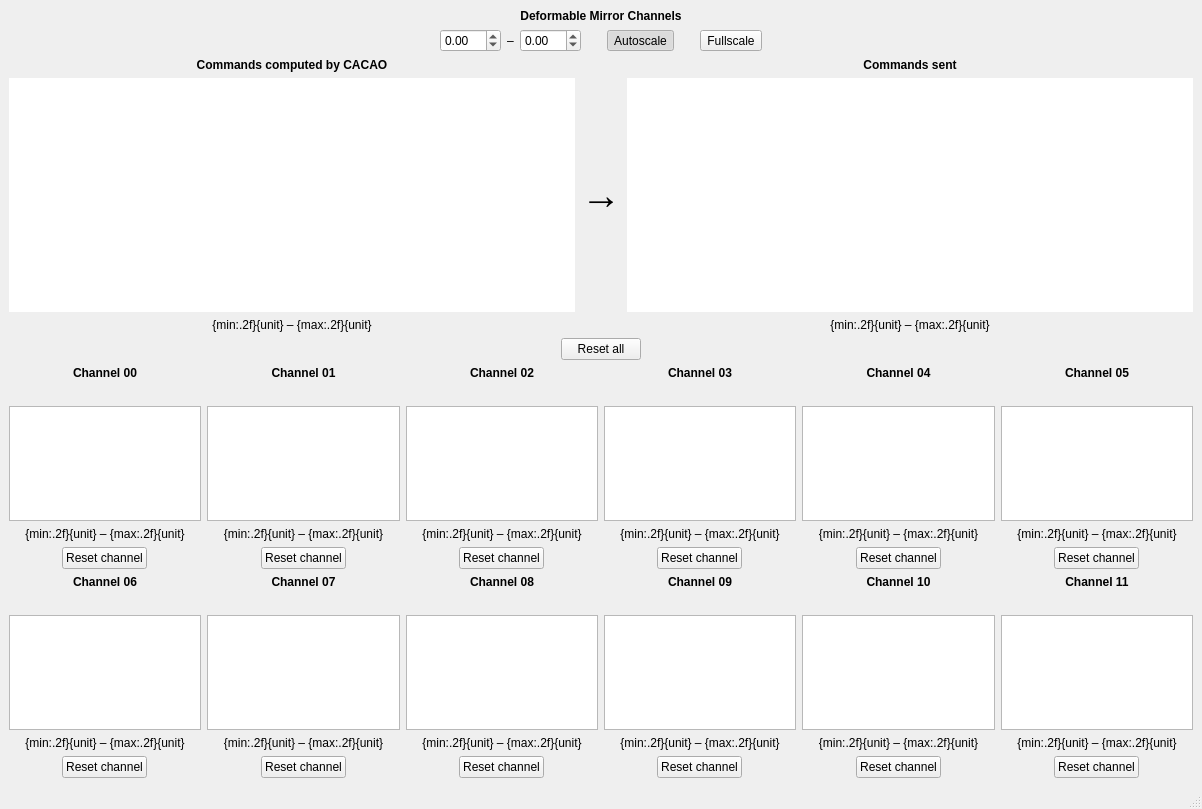
<?xml version="1.0" encoding="UTF-8"?>
<ui version="4.0">
 <class>DMChannelsWindow</class>
 <widget class="QMainWindow" name="DMChannelsWindow">
  <property name="geometry">
   <rect>
    <x>0</x>
    <y>0</y>
    <width>1202</width>
    <height>809</height>
   </rect>
  </property>
  <property name="windowTitle">
   <string>Deformable Mirror Channels - KalAO</string>
  </property>
  <widget class="QWidget" name="centralwidget">
   <layout class="QVBoxLayout" name="verticalLayout" stretch="0,0,2,0,3">
    <item>
     <widget class="QLabel" name="title_label">
      <property name="font">
       <font>
        <bold>true</bold>
       </font>
      </property>
      <property name="text">
       <string>Deformable Mirror Channels</string>
      </property>
      <property name="alignment">
       <set>Qt::AlignmentFlag::AlignCenter</set>
      </property>
     </widget>
    </item>
    <item>
     <layout class="QHBoxLayout" name="scale_layout">
      <item>
       <spacer name="horizontalSpacer">
        <property name="orientation">
         <enum>Qt::Orientation::Horizontal</enum>
        </property>
        <property name="sizeHint" stdset="0">
         <size>
          <width>40</width>
          <height>20</height>
         </size>
        </property>
       </spacer>
      </item>
      <item>
       <widget class="KScaledDoubleSpinbox" name="min_spinbox">
        <property name="keyboardTracking">
         <bool>false</bool>
        </property>
        <property name="decimals">
         <number>2</number>
        </property>
        <property name="minimum">
         <double>-99.000000000000000</double>
        </property>
        <property name="maximum">
         <double>99.000000000000000</double>
        </property>
        <property name="singleStep">
         <double>0.100000000000000</double>
        </property>
       </widget>
      </item>
      <item>
       <widget class="QLabel" name="minmax_label">
        <property name="text">
         <string>–</string>
        </property>
       </widget>
      </item>
      <item>
       <widget class="KScaledDoubleSpinbox" name="max_spinbox">
        <property name="keyboardTracking">
         <bool>false</bool>
        </property>
        <property name="decimals">
         <number>2</number>
        </property>
        <property name="minimum">
         <double>-99.000000000000000</double>
        </property>
        <property name="maximum">
         <double>99.000000000000000</double>
        </property>
        <property name="singleStep">
         <double>0.100000000000000</double>
        </property>
       </widget>
      </item>
      <item>
       <spacer name="horizontalSpacer_3">
        <property name="orientation">
         <enum>Qt::Orientation::Horizontal</enum>
        </property>
        <property name="sizeType">
         <enum>QSizePolicy::Policy::Maximum</enum>
        </property>
        <property name="sizeHint" stdset="0">
         <size>
          <width>20</width>
          <height>20</height>
         </size>
        </property>
       </spacer>
      </item>
      <item>
       <widget class="QToolButton" name="autoscale_button">
        <property name="sizePolicy">
         <sizepolicy hsizetype="Minimum" vsizetype="Fixed">
          <horstretch>0</horstretch>
          <verstretch>0</verstretch>
         </sizepolicy>
        </property>
        <property name="text">
         <string>Autoscale</string>
        </property>
        <property name="checkable">
         <bool>true</bool>
        </property>
        <property name="checked">
         <bool>true</bool>
        </property>
       </widget>
      </item>
      <item>
       <spacer name="horizontalSpacer_4">
        <property name="orientation">
         <enum>Qt::Orientation::Horizontal</enum>
        </property>
        <property name="sizeType">
         <enum>QSizePolicy::Policy::Maximum</enum>
        </property>
        <property name="sizeHint" stdset="0">
         <size>
          <width>20</width>
          <height>20</height>
         </size>
        </property>
       </spacer>
      </item>
      <item>
       <widget class="QToolButton" name="fullscale_button">
        <property name="sizePolicy">
         <sizepolicy hsizetype="Minimum" vsizetype="Fixed">
          <horstretch>0</horstretch>
          <verstretch>0</verstretch>
         </sizepolicy>
        </property>
        <property name="text">
         <string>Fullscale</string>
        </property>
        <property name="checkable">
         <bool>true</bool>
        </property>
       </widget>
      </item>
      <item>
       <spacer name="horizontalSpacer_5">
        <property name="orientation">
         <enum>Qt::Orientation::Horizontal</enum>
        </property>
        <property name="sizeHint" stdset="0">
         <size>
          <width>40</width>
          <height>20</height>
         </size>
        </property>
       </spacer>
      </item>
     </layout>
    </item>
    <item>
     <layout class="QGridLayout" name="gridLayout">
      <item row="1" column="2">
       <widget class="KImageViewer" name="commands_view">
        <property name="enabled">
         <bool>true</bool>
        </property>
        <property name="frameShape">
         <enum>QFrame::Shape::NoFrame</enum>
        </property>
        <property name="verticalScrollBarPolicy">
         <enum>Qt::ScrollBarPolicy::ScrollBarAlwaysOff</enum>
        </property>
        <property name="horizontalScrollBarPolicy">
         <enum>Qt::ScrollBarPolicy::ScrollBarAlwaysOff</enum>
        </property>
        <property name="sizeAdjustPolicy">
         <enum>QAbstractScrollArea::SizeAdjustPolicy::AdjustToContents</enum>
        </property>
       </widget>
      </item>
      <item row="0" column="2">
       <widget class="QLabel" name="commands_label">
        <property name="font">
         <font>
          <bold>true</bold>
         </font>
        </property>
        <property name="text">
         <string>Commands sent</string>
        </property>
        <property name="alignment">
         <set>Qt::AlignmentFlag::AlignCenter</set>
        </property>
       </widget>
      </item>
      <item row="0" column="0">
       <widget class="QLabel" name="dm_label">
        <property name="font">
         <font>
          <bold>true</bold>
         </font>
        </property>
        <property name="text">
         <string>Commands computed by CACAO</string>
        </property>
        <property name="alignment">
         <set>Qt::AlignmentFlag::AlignCenter</set>
        </property>
       </widget>
      </item>
      <item row="1" column="0">
       <widget class="KImageViewer" name="dm_view">
        <property name="enabled">
         <bool>true</bool>
        </property>
        <property name="frameShape">
         <enum>QFrame::Shape::NoFrame</enum>
        </property>
        <property name="verticalScrollBarPolicy">
         <enum>Qt::ScrollBarPolicy::ScrollBarAlwaysOff</enum>
        </property>
        <property name="horizontalScrollBarPolicy">
         <enum>Qt::ScrollBarPolicy::ScrollBarAlwaysOff</enum>
        </property>
        <property name="sizeAdjustPolicy">
         <enum>QAbstractScrollArea::SizeAdjustPolicy::AdjustToContents</enum>
        </property>
       </widget>
      </item>
      <item row="1" column="1">
       <widget class="QLabel" name="arrow_label">
        <property name="font">
         <font>
          <pointsize>30</pointsize>
          <bold>false</bold>
         </font>
        </property>
        <property name="text">
         <string>→</string>
        </property>
        <property name="margin">
         <number>10</number>
        </property>
       </widget>
      </item>
      <item row="2" column="0">
       <widget class="KLabel" name="stroke_label_dm">
        <property name="text">
         <string>{min:.2f}{unit} – {max:.2f}{unit}</string>
        </property>
        <property name="alignment">
         <set>Qt::AlignmentFlag::AlignCenter</set>
        </property>
       </widget>
      </item>
      <item row="2" column="2">
       <widget class="KLabel" name="stroke_label_commands">
        <property name="text">
         <string>{min:.2f}{unit} – {max:.2f}{unit}</string>
        </property>
        <property name="alignment">
         <set>Qt::AlignmentFlag::AlignCenter</set>
        </property>
       </widget>
      </item>
     </layout>
    </item>
    <item alignment="Qt::AlignmentFlag::AlignHCenter">
     <widget class="QPushButton" name="reset_all_button">
      <property name="sizePolicy">
       <sizepolicy hsizetype="Fixed" vsizetype="Fixed">
        <horstretch>0</horstretch>
        <verstretch>0</verstretch>
       </sizepolicy>
      </property>
      <property name="text">
       <string>Reset all</string>
      </property>
      <property name="icon">
       <iconset resource="../assets.qrc">
        <normaloff>:/assets/icons/refreshstructure.svg</normaloff>:/assets/icons/refreshstructure.svg</iconset>
      </property>
     </widget>
    </item>
    <item>
     <layout class="QGridLayout" name="channels_layout">
      <item row="0" column="3">
       <layout class="QVBoxLayout" name="layout_03">
        <item>
         <widget class="QLabel" name="label_03">
          <property name="font">
           <font>
            <bold>true</bold>
           </font>
          </property>
          <property name="text">
           <string>Channel 03</string>
          </property>
          <property name="alignment">
           <set>Qt::AlignmentFlag::AlignCenter</set>
          </property>
         </widget>
        </item>
        <item>
         <widget class="QLabel" name="info_label_03">
          <property name="text">
           <string/>
          </property>
          <property name="alignment">
           <set>Qt::AlignmentFlag::AlignCenter</set>
          </property>
         </widget>
        </item>
        <item>
         <widget class="KImageViewer" name="view_03"/>
        </item>
        <item>
         <widget class="KLabel" name="stroke_label_03">
          <property name="text">
           <string>{min:.2f}{unit} – {max:.2f}{unit}</string>
          </property>
          <property name="alignment">
           <set>Qt::AlignmentFlag::AlignCenter</set>
          </property>
         </widget>
        </item>
        <item alignment="Qt::AlignmentFlag::AlignHCenter">
         <widget class="QPushButton" name="reset_button_03">
          <property name="sizePolicy">
           <sizepolicy hsizetype="Fixed" vsizetype="Fixed">
            <horstretch>0</horstretch>
            <verstretch>0</verstretch>
           </sizepolicy>
          </property>
          <property name="text">
           <string>Reset channel</string>
          </property>
          <property name="icon">
           <iconset resource="../assets.qrc">
            <normaloff>:/assets/icons/refreshstructure.svg</normaloff>:/assets/icons/refreshstructure.svg</iconset>
          </property>
         </widget>
        </item>
       </layout>
      </item>
      <item row="0" column="5">
       <layout class="QVBoxLayout" name="layout_05">
        <item>
         <widget class="QLabel" name="label_05">
          <property name="font">
           <font>
            <bold>true</bold>
           </font>
          </property>
          <property name="text">
           <string>Channel 05</string>
          </property>
          <property name="alignment">
           <set>Qt::AlignmentFlag::AlignCenter</set>
          </property>
         </widget>
        </item>
        <item>
         <widget class="QLabel" name="info_label_05">
          <property name="text">
           <string/>
          </property>
          <property name="alignment">
           <set>Qt::AlignmentFlag::AlignCenter</set>
          </property>
         </widget>
        </item>
        <item>
         <widget class="KImageViewer" name="view_05"/>
        </item>
        <item>
         <widget class="KLabel" name="stroke_label_05">
          <property name="text">
           <string>{min:.2f}{unit} – {max:.2f}{unit}</string>
          </property>
          <property name="alignment">
           <set>Qt::AlignmentFlag::AlignCenter</set>
          </property>
         </widget>
        </item>
        <item alignment="Qt::AlignmentFlag::AlignHCenter">
         <widget class="QPushButton" name="reset_button_05">
          <property name="sizePolicy">
           <sizepolicy hsizetype="Fixed" vsizetype="Fixed">
            <horstretch>0</horstretch>
            <verstretch>0</verstretch>
           </sizepolicy>
          </property>
          <property name="text">
           <string>Reset channel</string>
          </property>
          <property name="icon">
           <iconset resource="../assets.qrc">
            <normaloff>:/assets/icons/refreshstructure.svg</normaloff>:/assets/icons/refreshstructure.svg</iconset>
          </property>
         </widget>
        </item>
       </layout>
      </item>
      <item row="0" column="2">
       <layout class="QVBoxLayout" name="layout_02">
        <item>
         <widget class="QLabel" name="label_02">
          <property name="font">
           <font>
            <bold>true</bold>
           </font>
          </property>
          <property name="text">
           <string>Channel 02</string>
          </property>
          <property name="alignment">
           <set>Qt::AlignmentFlag::AlignCenter</set>
          </property>
         </widget>
        </item>
        <item>
         <widget class="QLabel" name="info_label_02">
          <property name="text">
           <string/>
          </property>
          <property name="alignment">
           <set>Qt::AlignmentFlag::AlignCenter</set>
          </property>
         </widget>
        </item>
        <item>
         <widget class="KImageViewer" name="view_02"/>
        </item>
        <item>
         <widget class="KLabel" name="stroke_label_02">
          <property name="text">
           <string>{min:.2f}{unit} – {max:.2f}{unit}</string>
          </property>
          <property name="alignment">
           <set>Qt::AlignmentFlag::AlignCenter</set>
          </property>
         </widget>
        </item>
        <item alignment="Qt::AlignmentFlag::AlignHCenter">
         <widget class="QPushButton" name="reset_button_02">
          <property name="sizePolicy">
           <sizepolicy hsizetype="Fixed" vsizetype="Fixed">
            <horstretch>0</horstretch>
            <verstretch>0</verstretch>
           </sizepolicy>
          </property>
          <property name="text">
           <string>Reset channel</string>
          </property>
          <property name="icon">
           <iconset resource="../assets.qrc">
            <normaloff>:/assets/icons/refreshstructure.svg</normaloff>:/assets/icons/refreshstructure.svg</iconset>
          </property>
         </widget>
        </item>
       </layout>
      </item>
      <item row="0" column="0">
       <layout class="QVBoxLayout" name="layout_00">
        <item>
         <widget class="QLabel" name="label_00">
          <property name="font">
           <font>
            <bold>true</bold>
           </font>
          </property>
          <property name="text">
           <string>Channel 00</string>
          </property>
          <property name="alignment">
           <set>Qt::AlignmentFlag::AlignCenter</set>
          </property>
         </widget>
        </item>
        <item>
         <widget class="QLabel" name="info_label_00">
          <property name="text">
           <string/>
          </property>
          <property name="alignment">
           <set>Qt::AlignmentFlag::AlignCenter</set>
          </property>
         </widget>
        </item>
        <item>
         <widget class="KImageViewer" name="view_00"/>
        </item>
        <item>
         <widget class="KLabel" name="stroke_label_00">
          <property name="text">
           <string>{min:.2f}{unit} – {max:.2f}{unit}</string>
          </property>
          <property name="alignment">
           <set>Qt::AlignmentFlag::AlignCenter</set>
          </property>
         </widget>
        </item>
        <item alignment="Qt::AlignmentFlag::AlignHCenter">
         <widget class="QPushButton" name="reset_button_00">
          <property name="sizePolicy">
           <sizepolicy hsizetype="Fixed" vsizetype="Fixed">
            <horstretch>0</horstretch>
            <verstretch>0</verstretch>
           </sizepolicy>
          </property>
          <property name="text">
           <string>Reset channel</string>
          </property>
          <property name="icon">
           <iconset resource="../assets.qrc">
            <normaloff>:/assets/icons/refreshstructure.svg</normaloff>:/assets/icons/refreshstructure.svg</iconset>
          </property>
         </widget>
        </item>
       </layout>
      </item>
      <item row="1" column="2">
       <layout class="QVBoxLayout" name="layout_08">
        <item>
         <widget class="QLabel" name="label_08">
          <property name="font">
           <font>
            <bold>true</bold>
           </font>
          </property>
          <property name="text">
           <string>Channel 08</string>
          </property>
          <property name="alignment">
           <set>Qt::AlignmentFlag::AlignCenter</set>
          </property>
         </widget>
        </item>
        <item>
         <widget class="QLabel" name="info_label_08">
          <property name="text">
           <string/>
          </property>
          <property name="alignment">
           <set>Qt::AlignmentFlag::AlignCenter</set>
          </property>
         </widget>
        </item>
        <item>
         <widget class="KImageViewer" name="view_06"/>
        </item>
        <item>
         <widget class="KLabel" name="stroke_label_08">
          <property name="text">
           <string>{min:.2f}{unit} – {max:.2f}{unit}</string>
          </property>
          <property name="alignment">
           <set>Qt::AlignmentFlag::AlignCenter</set>
          </property>
         </widget>
        </item>
        <item alignment="Qt::AlignmentFlag::AlignHCenter">
         <widget class="QPushButton" name="reset_button_08">
          <property name="sizePolicy">
           <sizepolicy hsizetype="Fixed" vsizetype="Fixed">
            <horstretch>0</horstretch>
            <verstretch>0</verstretch>
           </sizepolicy>
          </property>
          <property name="text">
           <string>Reset channel</string>
          </property>
          <property name="icon">
           <iconset resource="../assets.qrc">
            <normaloff>:/assets/icons/refreshstructure.svg</normaloff>:/assets/icons/refreshstructure.svg</iconset>
          </property>
         </widget>
        </item>
       </layout>
      </item>
      <item row="1" column="0">
       <layout class="QVBoxLayout" name="layout_06">
        <item>
         <widget class="QLabel" name="label_06">
          <property name="font">
           <font>
            <bold>true</bold>
           </font>
          </property>
          <property name="text">
           <string>Channel 06</string>
          </property>
          <property name="alignment">
           <set>Qt::AlignmentFlag::AlignCenter</set>
          </property>
         </widget>
        </item>
        <item>
         <widget class="QLabel" name="info_label_06">
          <property name="text">
           <string/>
          </property>
          <property name="alignment">
           <set>Qt::AlignmentFlag::AlignCenter</set>
          </property>
         </widget>
        </item>
        <item>
         <widget class="KImageViewer" name="view_08"/>
        </item>
        <item>
         <widget class="KLabel" name="stroke_label_06">
          <property name="text">
           <string>{min:.2f}{unit} – {max:.2f}{unit}</string>
          </property>
          <property name="alignment">
           <set>Qt::AlignmentFlag::AlignCenter</set>
          </property>
         </widget>
        </item>
        <item alignment="Qt::AlignmentFlag::AlignHCenter">
         <widget class="QPushButton" name="reset_button_06">
          <property name="sizePolicy">
           <sizepolicy hsizetype="Fixed" vsizetype="Fixed">
            <horstretch>0</horstretch>
            <verstretch>0</verstretch>
           </sizepolicy>
          </property>
          <property name="text">
           <string>Reset channel</string>
          </property>
          <property name="icon">
           <iconset resource="../assets.qrc">
            <normaloff>:/assets/icons/refreshstructure.svg</normaloff>:/assets/icons/refreshstructure.svg</iconset>
          </property>
         </widget>
        </item>
       </layout>
      </item>
      <item row="0" column="1">
       <layout class="QVBoxLayout" name="layout_01">
        <item>
         <widget class="QLabel" name="label_01">
          <property name="font">
           <font>
            <bold>true</bold>
           </font>
          </property>
          <property name="text">
           <string>Channel 01</string>
          </property>
          <property name="alignment">
           <set>Qt::AlignmentFlag::AlignCenter</set>
          </property>
         </widget>
        </item>
        <item>
         <widget class="QLabel" name="info_label_01">
          <property name="text">
           <string/>
          </property>
          <property name="alignment">
           <set>Qt::AlignmentFlag::AlignCenter</set>
          </property>
         </widget>
        </item>
        <item>
         <widget class="KImageViewer" name="view_01"/>
        </item>
        <item>
         <widget class="KLabel" name="stroke_label_01">
          <property name="text">
           <string>{min:.2f}{unit} – {max:.2f}{unit}</string>
          </property>
          <property name="alignment">
           <set>Qt::AlignmentFlag::AlignCenter</set>
          </property>
         </widget>
        </item>
        <item alignment="Qt::AlignmentFlag::AlignHCenter">
         <widget class="QPushButton" name="reset_button_01">
          <property name="sizePolicy">
           <sizepolicy hsizetype="Fixed" vsizetype="Fixed">
            <horstretch>0</horstretch>
            <verstretch>0</verstretch>
           </sizepolicy>
          </property>
          <property name="text">
           <string>Reset channel</string>
          </property>
          <property name="icon">
           <iconset resource="../assets.qrc">
            <normaloff>:/assets/icons/refreshstructure.svg</normaloff>:/assets/icons/refreshstructure.svg</iconset>
          </property>
         </widget>
        </item>
       </layout>
      </item>
      <item row="1" column="3">
       <layout class="QVBoxLayout" name="layout_09">
        <item>
         <widget class="QLabel" name="label_09">
          <property name="font">
           <font>
            <bold>true</bold>
           </font>
          </property>
          <property name="text">
           <string>Channel 09</string>
          </property>
          <property name="alignment">
           <set>Qt::AlignmentFlag::AlignCenter</set>
          </property>
         </widget>
        </item>
        <item>
         <widget class="QLabel" name="info_label_09">
          <property name="text">
           <string/>
          </property>
          <property name="alignment">
           <set>Qt::AlignmentFlag::AlignCenter</set>
          </property>
         </widget>
        </item>
        <item>
         <widget class="KImageViewer" name="view_09"/>
        </item>
        <item>
         <widget class="KLabel" name="stroke_label_09">
          <property name="text">
           <string>{min:.2f}{unit} – {max:.2f}{unit}</string>
          </property>
          <property name="alignment">
           <set>Qt::AlignmentFlag::AlignCenter</set>
          </property>
         </widget>
        </item>
        <item alignment="Qt::AlignmentFlag::AlignHCenter">
         <widget class="QPushButton" name="reset_button_09">
          <property name="sizePolicy">
           <sizepolicy hsizetype="Fixed" vsizetype="Fixed">
            <horstretch>0</horstretch>
            <verstretch>0</verstretch>
           </sizepolicy>
          </property>
          <property name="text">
           <string>Reset channel</string>
          </property>
          <property name="icon">
           <iconset resource="../assets.qrc">
            <normaloff>:/assets/icons/refreshstructure.svg</normaloff>:/assets/icons/refreshstructure.svg</iconset>
          </property>
         </widget>
        </item>
       </layout>
      </item>
      <item row="1" column="4">
       <layout class="QVBoxLayout" name="layout_10">
        <item>
         <widget class="QLabel" name="label_10">
          <property name="font">
           <font>
            <bold>true</bold>
           </font>
          </property>
          <property name="text">
           <string>Channel 10</string>
          </property>
          <property name="alignment">
           <set>Qt::AlignmentFlag::AlignCenter</set>
          </property>
         </widget>
        </item>
        <item>
         <widget class="QLabel" name="info_label_10">
          <property name="text">
           <string/>
          </property>
          <property name="alignment">
           <set>Qt::AlignmentFlag::AlignCenter</set>
          </property>
         </widget>
        </item>
        <item>
         <widget class="KImageViewer" name="view_10"/>
        </item>
        <item>
         <widget class="KLabel" name="stroke_label_10">
          <property name="text">
           <string>{min:.2f}{unit} – {max:.2f}{unit}</string>
          </property>
          <property name="alignment">
           <set>Qt::AlignmentFlag::AlignCenter</set>
          </property>
         </widget>
        </item>
        <item alignment="Qt::AlignmentFlag::AlignHCenter">
         <widget class="QPushButton" name="reset_button_10">
          <property name="sizePolicy">
           <sizepolicy hsizetype="Fixed" vsizetype="Fixed">
            <horstretch>0</horstretch>
            <verstretch>0</verstretch>
           </sizepolicy>
          </property>
          <property name="text">
           <string>Reset channel</string>
          </property>
          <property name="icon">
           <iconset resource="../assets.qrc">
            <normaloff>:/assets/icons/refreshstructure.svg</normaloff>:/assets/icons/refreshstructure.svg</iconset>
          </property>
         </widget>
        </item>
       </layout>
      </item>
      <item row="0" column="4">
       <layout class="QVBoxLayout" name="layout_04">
        <item>
         <widget class="QLabel" name="label_04">
          <property name="font">
           <font>
            <bold>true</bold>
           </font>
          </property>
          <property name="text">
           <string>Channel 04</string>
          </property>
          <property name="alignment">
           <set>Qt::AlignmentFlag::AlignCenter</set>
          </property>
         </widget>
        </item>
        <item>
         <widget class="QLabel" name="info_label_04">
          <property name="text">
           <string/>
          </property>
          <property name="alignment">
           <set>Qt::AlignmentFlag::AlignCenter</set>
          </property>
         </widget>
        </item>
        <item>
         <widget class="KImageViewer" name="view_04"/>
        </item>
        <item>
         <widget class="KLabel" name="stroke_label_04">
          <property name="text">
           <string>{min:.2f}{unit} – {max:.2f}{unit}</string>
          </property>
          <property name="alignment">
           <set>Qt::AlignmentFlag::AlignCenter</set>
          </property>
         </widget>
        </item>
        <item alignment="Qt::AlignmentFlag::AlignHCenter">
         <widget class="QPushButton" name="reset_button_04">
          <property name="sizePolicy">
           <sizepolicy hsizetype="Fixed" vsizetype="Fixed">
            <horstretch>0</horstretch>
            <verstretch>0</verstretch>
           </sizepolicy>
          </property>
          <property name="text">
           <string>Reset channel</string>
          </property>
          <property name="icon">
           <iconset resource="../assets.qrc">
            <normaloff>:/assets/icons/refreshstructure.svg</normaloff>:/assets/icons/refreshstructure.svg</iconset>
          </property>
         </widget>
        </item>
       </layout>
      </item>
      <item row="1" column="1">
       <layout class="QVBoxLayout" name="layout_07">
        <item>
         <widget class="QLabel" name="label_07">
          <property name="font">
           <font>
            <bold>true</bold>
           </font>
          </property>
          <property name="text">
           <string>Channel 07</string>
          </property>
          <property name="alignment">
           <set>Qt::AlignmentFlag::AlignCenter</set>
          </property>
         </widget>
        </item>
        <item>
         <widget class="QLabel" name="info_label_07">
          <property name="text">
           <string/>
          </property>
          <property name="alignment">
           <set>Qt::AlignmentFlag::AlignCenter</set>
          </property>
         </widget>
        </item>
        <item>
         <widget class="KImageViewer" name="view_07"/>
        </item>
        <item>
         <widget class="KLabel" name="stroke_label_07">
          <property name="text">
           <string>{min:.2f}{unit} – {max:.2f}{unit}</string>
          </property>
          <property name="alignment">
           <set>Qt::AlignmentFlag::AlignCenter</set>
          </property>
         </widget>
        </item>
        <item alignment="Qt::AlignmentFlag::AlignHCenter">
         <widget class="QPushButton" name="reset_button_07">
          <property name="sizePolicy">
           <sizepolicy hsizetype="Fixed" vsizetype="Fixed">
            <horstretch>0</horstretch>
            <verstretch>0</verstretch>
           </sizepolicy>
          </property>
          <property name="text">
           <string>Reset channel</string>
          </property>
          <property name="icon">
           <iconset resource="../assets.qrc">
            <normaloff>:/assets/icons/refreshstructure.svg</normaloff>:/assets/icons/refreshstructure.svg</iconset>
          </property>
         </widget>
        </item>
       </layout>
      </item>
      <item row="1" column="5">
       <layout class="QVBoxLayout" name="layout_11">
        <item>
         <widget class="QLabel" name="label_11">
          <property name="font">
           <font>
            <bold>true</bold>
           </font>
          </property>
          <property name="text">
           <string>Channel 11</string>
          </property>
          <property name="alignment">
           <set>Qt::AlignmentFlag::AlignCenter</set>
          </property>
         </widget>
        </item>
        <item>
         <widget class="QLabel" name="info_label_11">
          <property name="text">
           <string/>
          </property>
          <property name="alignment">
           <set>Qt::AlignmentFlag::AlignCenter</set>
          </property>
         </widget>
        </item>
        <item>
         <widget class="KImageViewer" name="view_11"/>
        </item>
        <item>
         <widget class="KLabel" name="stroke_label_11">
          <property name="text">
           <string>{min:.2f}{unit} – {max:.2f}{unit}</string>
          </property>
          <property name="alignment">
           <set>Qt::AlignmentFlag::AlignCenter</set>
          </property>
         </widget>
        </item>
        <item alignment="Qt::AlignmentFlag::AlignHCenter">
         <widget class="QPushButton" name="reset_button_11">
          <property name="sizePolicy">
           <sizepolicy hsizetype="Fixed" vsizetype="Fixed">
            <horstretch>0</horstretch>
            <verstretch>0</verstretch>
           </sizepolicy>
          </property>
          <property name="text">
           <string>Reset channel</string>
          </property>
          <property name="icon">
           <iconset resource="../assets.qrc">
            <normaloff>:/assets/icons/refreshstructure.svg</normaloff>:/assets/icons/refreshstructure.svg</iconset>
          </property>
         </widget>
        </item>
       </layout>
      </item>
     </layout>
    </item>
   </layout>
  </widget>
  <widget class="QMenuBar" name="menubar">
   <property name="geometry">
    <rect>
     <x>0</x>
     <y>0</y>
     <width>1202</width>
     <height>30</height>
    </rect>
   </property>
  </widget>
  <widget class="QStatusBar" name="statusbar"/>
 </widget>
 <customwidgets>
  <customwidget>
   <class>KLabel</class>
   <extends>QLabel</extends>
   <header>kalao.guis.utils.widgets</header>
  </customwidget>
  <customwidget>
   <class>KImageViewer</class>
   <extends>QGraphicsView</extends>
   <header>kalao.guis.utils.widgets</header>
  </customwidget>
  <customwidget>
   <class>KScaledDoubleSpinbox</class>
   <extends>QDoubleSpinBox</extends>
   <header>kalao.guis.utils.widgets</header>
  </customwidget>
 </customwidgets>
 <resources>
  <include location="../assets.qrc"/>
 </resources>
 <connections/>
</ui>
